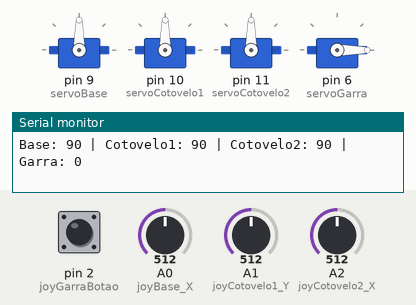
A sketch run on a simulated Arduino Uno, built with avr-gcc and run on an emulated ATmega328P. Parts: 4 × servo, the last lines printed to the serial monitor. Inputs (shaded band) come from the test bench; at power-on: A0 (joyBase_X) = 512, A1 (joyCotovelo1_Y) = 512, A2 (joyCotovelo2_X) = 512, pin 2 (joyGarraBotao) HIGH.

Above: at 1.2 s.
1.3 s: A0 (joyBase_X) set to 716
At 2.1 s:
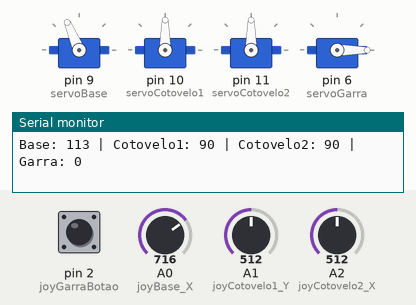
2.8 s: A1 (joyCotovelo1_Y) set to 716
At 4.0 s:
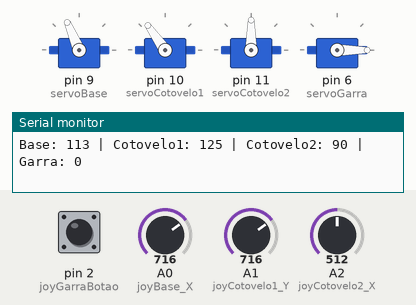
4.3 s: A2 (joyCotovelo2_X) set to 716
At 4.9 s:
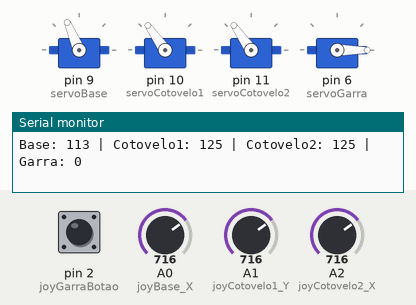
5.8 s: pin 2 (joyGarraBotao) pulled LOW for 0.15 s
At 7.0 s:
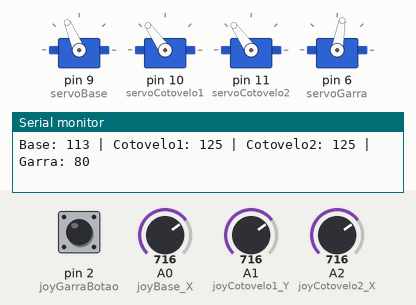
7.4 s: A0 (joyBase_X) set to 900
At 7.9 s:
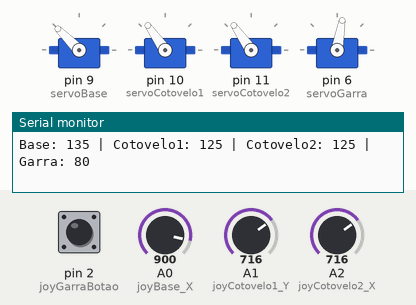
8.9 s: A1 (joyCotovelo1_Y) set to 900
At 10.0 s:
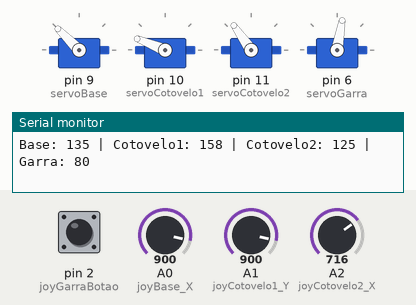
Timing chart, 0 to 11.4 s (numbered marks = the images above; inputs shaded):
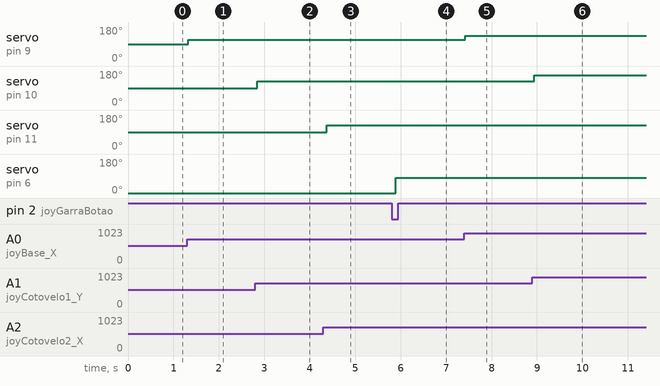

The sketch:

bracinho.ino
```cpp
#include <Servo.h>

// --- Joystick 1 : Base (X) + Cotovelo 1 (Y) ---
const int joyBase_X = A0;
const int joyCotovelo1_Y = A1;

// --- Joystick 2 : Cotovelo 2 (X) + Botão (Z) ---
const int joyCotovelo2_X = A2;
const int joyGarraBotao = 2;

     // --- Pinos dos Servos ---
Servo servoBase;
Servo servoCotovelo1;
Servo servoCotovelo2;
Servo servoGarra;

// --- Limites de ângulo ---
const int minBase = 30, maxBase = 150;
const int minCotovelo1 = 0, maxCotovelo1 = 180;
const int minCotovelo2 = 0, maxCotovelo2 = 180;
const int minGarra = 0, maxGarra = 80;

// --- Variáveis para controle da garra ---
bool garraAberta = false;
bool ultimoEstadoBotao = HIGH;

void setup() {
  servoBase.attach(9);
  servoCotovelo1.attach(10);
  servoCotovelo2.attach(11);
  servoGarra.attach(6);

  pinMode(joyGarraBotao, INPUT_PULLUP);

  Serial.begin(9600);
}

void loop() {
  // --- Leitura dos Joysticks ---
  int leituraBase = analogRead(joyBase_X);
  int leituraCotovelo1 = analogRead(joyCotovelo1_Y);
  int leituraCotovelo2 = analogRead(joyCotovelo2_X);

  // --- Conversão para ângulos ---
  int angleBase = map(leituraBase, 0, 1023, minBase, maxBase);
  int angleCotovelo1 = map(leituraCotovelo1, 0, 1023, minCotovelo1, maxCotovelo1);
  int angleCotovelo2 = map(leituraCotovelo2, 0, 1023, minCotovelo2, maxCotovelo2);

  // --- Controle da garra com botão (abre/fecha) ---
  bool estadoBotao = digitalRead(joyGarraBotao);
  if (estadoBotao == LOW && ultimoEstadoBotao == HIGH) {
    garraAberta = !garraAberta; // alterna estado
  }
  ultimoEstadoBotao = estadoBotao;

  int angleGarra = garraAberta ? maxGarra : minGarra;

  // --- Movimento dos Servos ---
  servoBase.write(angleBase);
  servoCotovelo1.write(angleCotovelo1);
  servoCotovelo2.write(angleCotovelo2);
  servoGarra.write(angleGarra);

  // --- Monitor Serial ---
  Serial.print("Base: "); Serial.print(angleBase);
  Serial.print(" | Cotovelo1: "); Serial.print(angleCotovelo1);
  Serial.print(" | Cotovelo2: "); Serial.print(angleCotovelo2);
  Serial.print(" | Garra: "); Serial.println(angleGarra);

  delay(100);
}
```

Measured:
- after the input at 1.3 s, servo on pin 9 (servoBase): 90° → 113° at once
- after the input at 2.8 s, servo on pin 10 (servoCotovelo1): 90° → 125° at once
- after the input at 4.3 s, servo on pin 11 (servoCotovelo2): 90° → 125° after 0.07 s
- after the input at 5.8 s, servo on pin 6 (servoGarra): 0° → 80° after 0.09 s
- after the input at 7.4 s, servo on pin 9 (servoBase): 113° → 135° at once
- after the input at 8.9 s, servo on pin 10 (servoCotovelo1): 125° → 158° at once
